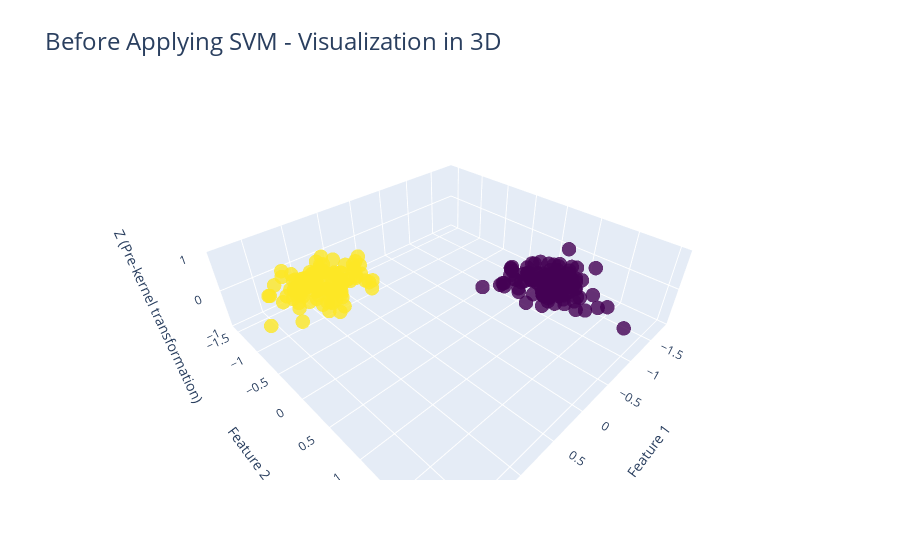
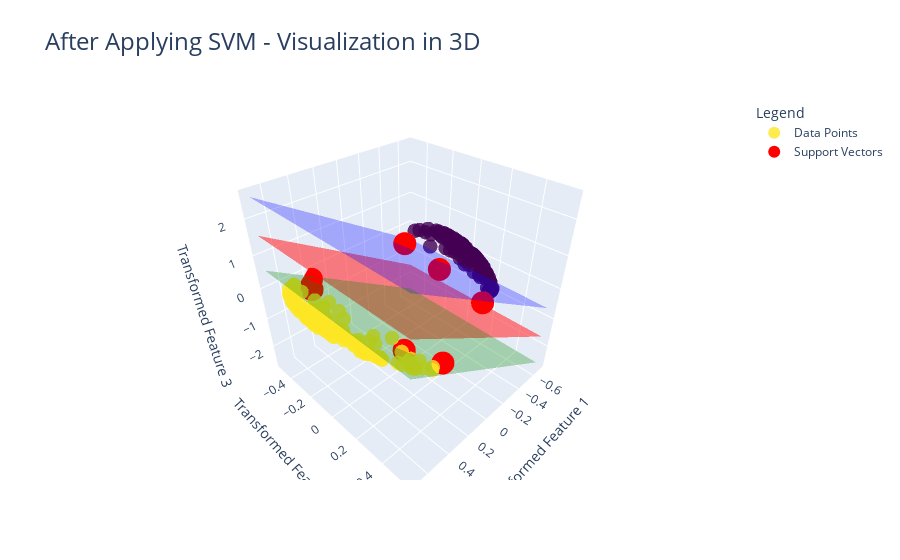

Notebook cell for these charts, in order:
### Code cell
# Import necessary libraries
import numpy as np
import plotly.graph_objects as go
from sklearn.svm import SVC
from sklearn.preprocessing import StandardScaler
from sklearn.model_selection import train_test_split
from sklearn.datasets import make_blobs, make_regression
from sklearn.decomposition import KernelPCA
import matplotlib.pyplot as plt
from sklearn.linear_model import LinearRegression

X, y = make_regression(n_samples=1000, n_features=2, n_targets=1, noise=0.3, random_state=42)

# Standardize the features
scaler = StandardScaler()
X = scaler.fit_transform(X)

# Train-test split
X_train, X_test, y_train, y_test = train_test_split(X, y, test_size=0.2, random_state=42)

### PART 1: Visualization Using Multiple Linear Regression ###

# Create and fit a linear regression model
lin_reg = LinearRegression()
lin_reg.fit(X_train, y_train)

# Plotting
plt.figure(figsize=(10, 6))

# Plot the original data
plt.scatter(X_train[:, 0], X_train[:, 1], c=y_train, cmap='viridis', edgecolor='k', s=50)
plt.title('Using Multiple Linear Regression Visualization in 2D')
plt.xlabel('Feature 1')
plt.ylabel('Feature 2')

# Create a mesh grid for plotting the regression surface
xx, yy = np.meshgrid(np.linspace(X_train[:, 0].min(), X_train[:, 0].max(), 100),
                     np.linspace(X_train[:, 1].min(), X_train[:, 1].max(), 100))
zz = lin_reg.predict(np.c_[xx.ravel(), yy.ravel()]).reshape(xx.shape)

# Plot the regression plane
plt.contourf(xx, yy, zz, alpha=0.3, cmap='viridis')
plt.colorbar(label='Prediction Value')

# Show the plot
plt.show()

### PART 2: Visualization BEFORE Applying Kernel ###

# Create the make_blobs dataset (for classification)
X, y = make_blobs(n_samples=300, centers=2, cluster_std=1.0, random_state=42)

# Standardize the features
scaler = StandardScaler()
X = scaler.fit_transform(X)

# Train-test split
X_train, X_test, y_train, y_test = train_test_split(X, y, test_size=0.2, random_state=42)

# Plot the original 2D dataset (before applying the kernel)
fig = go.Figure()

# Add data points to the plot (before kernel transformation)
fig.add_trace(go.Scatter3d(
    x=X_train[:, 0], 
    y=X_train[:, 1], 
    z=np.zeros_like(X_train[:, 0]),  # Flat Z axis (since it's 2D data)
    mode='markers',
    marker=dict(size=5, color=y_train, colorscale='Viridis', opacity=0.8),
    name='Original Data'
))

# Set up the figure layout for pre-kernel plot
fig.update_layout(
    scene=dict(
        xaxis_title='Feature 1',
        yaxis_title='Feature 2',
        zaxis_title='Z (Pre-kernel transformation)',
    ),
    title=dict(
        text="Before Applying SVM - Visualization in 3D",
        font=dict(size=24)  # Increased font size for the title
    ),
    showlegend=False
)

# Show the original data plot
fig.show()

### PART 3: Visualization AFTER Applying Kernel with SVM ###

# Apply Kernel PCA with RBF kernel to simulate kernel transformation
kpca = KernelPCA(kernel='rbf', gamma=1, n_components=3)
X_kpca = kpca.fit_transform(X_train)

# Train SVM model on the transformed data (after applying the kernel)
svm_model = SVC(kernel='linear')  # Linear decision boundary in the kernel space
svm_model.fit(X_kpca, y_train)

# Plot the 3D transformed dataset after applying the RBF kernel
fig2 = go.Figure()

# Add data points to the plot (after applying kernel)
fig2.add_trace(go.Scatter3d(
    x=X_kpca[:, 0], 
    y=X_kpca[:, 1], 
    z=X_kpca[:, 2],  # Now we have a third dimension
    mode='markers',
    marker=dict(size=5, color=y_train, colorscale='Viridis', opacity=0.8),
    name='Data Points'
))

# Plot the support vectors in 3D
support_vectors = X_kpca[svm_model.support_]
fig2.add_trace(go.Scatter3d(
    x=support_vectors[:, 0], 
    y=support_vectors[:, 1], 
    z=support_vectors[:, 2],
    mode='markers',
    marker=dict(size=8, color='red', symbol='circle'),
    name='Support Vectors'
))

# Create a mesh grid to visualize the decision boundary (hyperplane)
xx, yy = np.meshgrid(np.linspace(X_kpca[:, 0].min(), X_kpca[:, 0].max(), 30),
                     np.linspace(X_kpca[:, 1].min(), X_kpca[:, 1].max(), 30))

# Calculate Z values for the decision boundary plane, positive and negative hyperplanes
Z_decision = np.zeros_like(xx)
Z_pos_hyperplane = np.zeros_like(xx)
Z_neg_hyperplane = np.zeros_like(xx)

for i in range(xx.shape[0]):
    for j in range(xx.shape[1]):
        point = np.array([[xx[i, j], yy[i, j], 0]])  # Keep Z=0 for visualization
        Z_decision[i, j] = svm_model.decision_function(point)  # Decision boundary
        Z_pos_hyperplane[i, j] = Z_decision[i, j] + 1  # Positive hyperplane (+1)
        Z_neg_hyperplane[i, j] = Z_decision[i, j] - 1  # Negative hyperplane (-1)

# Plot the decision boundary surface (best-fit hyperplane)
fig2.add_trace(go.Surface(
    x=xx, y=yy, z=Z_decision,
    colorscale=[[0, 'red'], [1, 'red']],  # Red for decision boundary
    opacity=0.5,
    showscale=False,
    name='Decision Boundary (Red)'
))

# Plot the positive hyperplane (+1 margin) in blue
fig2.add_trace(go.Surface(
    x=xx, y=yy, z=Z_pos_hyperplane,
    colorscale=[[0, 'blue'], [1, 'blue']],  # Blue for positive hyperplane
    opacity=0.3,
    showscale=False,
    name='Positive Hyperplane (Blue)'
))

# Plot the negative hyperplane (-1 margin) in green
fig2.add_trace(go.Surface(
    x=xx, y=yy, z=Z_neg_hyperplane,
    colorscale=[[0, 'green'], [1, 'green']],  # Green for negative hyperplane
    opacity=0.3,
    showscale=False,
    name='Negative Hyperplane (Green)'
))

# Set up the figure layout for post-kernel plot
fig2.update_layout(
    scene=dict(
        xaxis_title='Transformed Feature 1',
        yaxis_title='Transformed Feature 2',
        zaxis_title='Transformed Feature 3',
    ),
    title=dict(
        text="After Applying SVM - Visualization in 3D",
        font=dict(size=24)  # Increased font size for the title
    ),
    legend=dict(
        itemsizing='constant',
        font=dict(size=12),  # Adjusted legend font size
        title=dict(text='Legend', font=dict(size=14))  # Adjusted legend title size
    ),
    showlegend=True
)

# Show the transformed data plot with the decision boundary and hyperplanes
fig2.show()

### Figure 1 — Plotly figure (JSON) as saved in the notebook; plotly's stock layout.template omitted (floating-point values rounded to 4 significant figures; data arrays with more than 128 entries replaced by an {"elided": "..."} marker saying what was removed)
{"data": [{"marker": {"color": {"elided": "240 int values"}, "colorscale": [[0, "#440154"], [0.1111, "#482878"], [0.2222, "#3e4989"], [0.3333, "#31688e"], [0.4444, "#26828e"], [0.5556, "#1f9e89"], [0.6667, "#35b779"], [0.7778, "#6ece58"], [0.8889, "#b5de2b"], [1, "#fde725"]], "opacity": 0.8, "size": 5}, "mode": "markers", "name": "Original Data", "type": "scatter3d", "x": {"elided": "240 float values"}, "y": {"elided": "240 float values"}, "z": {"elided": "240 int values"}}], "layout": {"scene": {"xaxis": {"title": {"text": "Feature 1"}}, "yaxis": {"title": {"text": "Feature 2"}}, "zaxis": {"title": {"text": "Z (Pre-kernel transformation)"}}}, "showlegend": false, "title": {"font": {"size": 24}, "text": "Before Applying SVM - Visualization in 3D"}}}

### Figure 2 — Plotly figure (JSON) as saved in the notebook; plotly's stock layout.template omitted (floating-point values rounded to 4 significant figures; data arrays with more than 128 entries replaced by an {"elided": "..."} marker saying what was removed)
{"data": [{"marker": {"color": {"elided": "240 int values"}, "colorscale": [[0, "#440154"], [0.1111, "#482878"], [0.2222, "#3e4989"], [0.3333, "#31688e"], [0.4444, "#26828e"], [0.5556, "#1f9e89"], [0.6667, "#35b779"], [0.7778, "#6ece58"], [0.8889, "#b5de2b"], [1, "#fde725"]], "opacity": 0.8, "size": 5}, "mode": "markers", "name": "Data Points", "type": "scatter3d", "x": {"elided": "240 float values"}, "y": {"elided": "240 float values"}, "z": {"elided": "240 float values"}}, {"marker": {"color": "red", "size": 8, "symbol": "circle"}, "mode": "markers", "name": "Support Vectors", "type": "scatter3d", "x": [-0.251, -0.3406, -0.353, 0.4817, 0.4603, 0.443, 0.367], "y": [-0.2206, -0.007389, 0.3039, 0.345, 0.5593, -0.4189, -0.5075], "z": [0.4855, -0.05532, -0.4381, 0.01274, 0.2952, -0.2917, -0.2944]}, {"colorscale": [[0, "red"], [1, "red"]], "name": "Decision Boundary (Red)", "opacity": 0.5, "showscale": false, "type": "surface", "x": {"elided": "30x30 float values"}, "y": {"elided": "30x30 float values"}, "z": {"elided": "30x30 float values"}}, {"colorscale": [[0, "blue"], [1, "blue"]], "name": "Positive Hyperplane (Blue)", "opacity": 0.3, "showscale": false, "type": "surface", "x": {"elided": "30x30 float values"}, "y": {"elided": "30x30 float values"}, "z": {"elided": "30x30 float values"}}, {"colorscale": [[0, "green"], [1, "green"]], "name": "Negative Hyperplane (Green)", "opacity": 0.3, "showscale": false, "type": "surface", "x": {"elided": "30x30 float values"}, "y": {"elided": "30x30 float values"}, "z": {"elided": "30x30 float values"}}], "layout": {"legend": {"font": {"size": 12}, "itemsizing": "constant", "title": {"font": {"size": 14}, "text": "Legend"}}, "scene": {"xaxis": {"title": {"text": "Transformed Feature 1"}}, "yaxis": {"title": {"text": "Transformed Feature 2"}}, "zaxis": {"title": {"text": "Transformed Feature 3"}}}, "showlegend": true, "title": {"font": {"size": 24}, "text": "After Applying SVM - Visualization in 3D"}}}
